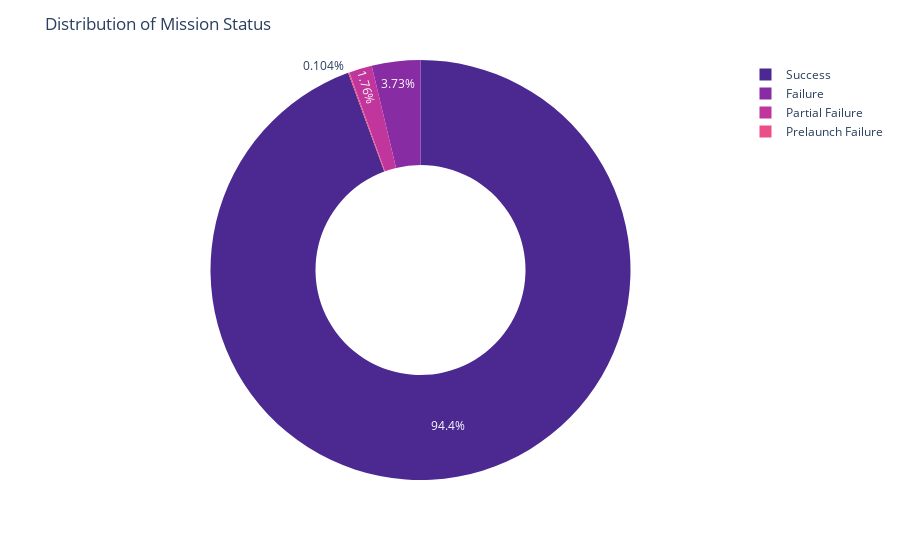

Notebook code cell kept with this figure:
### Code cell
missions_status_fig = px.pie(
    df_missions_status,
    values="Count",
    names=df_missions_status.index,
    hole=0.5,
    color_discrete_sequence=px.colors.sequential.Agsunset
)

missions_status_fig.update_layout(
    title="Distribution of Mission Status"
)

missions_status_fig.show()

### Figure 1 — Plotly figure (JSON) as saved in the notebook; plotly's stock layout.template omitted (floating-point values rounded to 4 significant figures)
{"data": [{"domain": {"x": [0, 1], "y": [0, 1]}, "hole": 0.5, "hovertemplate": "index=%{label}<br>Count=%{value}<extra></extra>", "labels": ["Success", "Failure", "Partial Failure", "Prelaunch Failure"], "legendgroup": "", "name": "", "showlegend": true, "type": "pie", "values": [910, 36, 17, 1]}], "layout": {"legend": {"tracegroupgap": 0}, "margin": {"t": 60}, "piecolorway": ["rgb(75, 41, 145)", "rgb(135, 44, 162)", "rgb(192, 54, 157)", "rgb(234, 79, 136)", "rgb(250, 120, 118)", "rgb(246, 169, 122)", "rgb(237, 217, 163)"], "title": {"text": "Distribution of Mission Status"}}}
